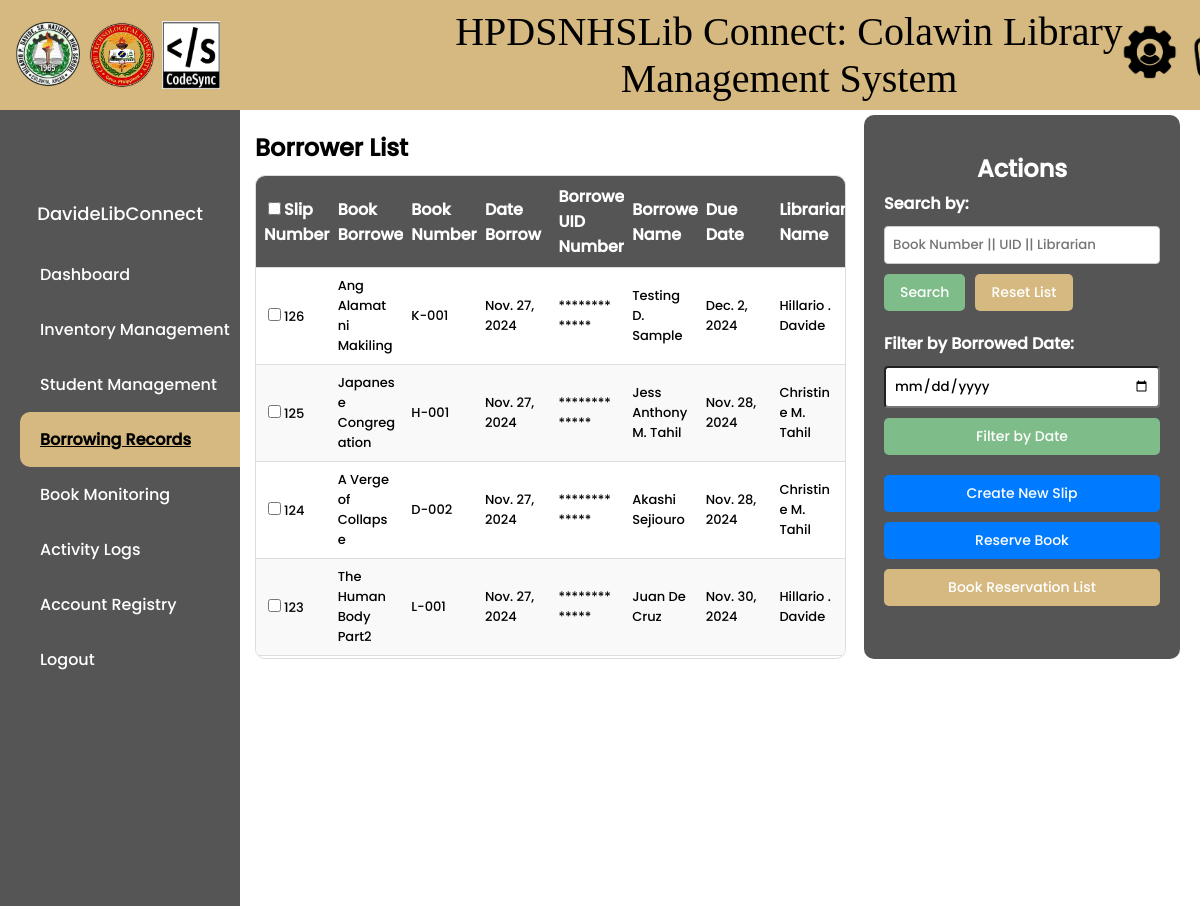
The app's page /borrow-slips/ (signed in, upper part), older data.
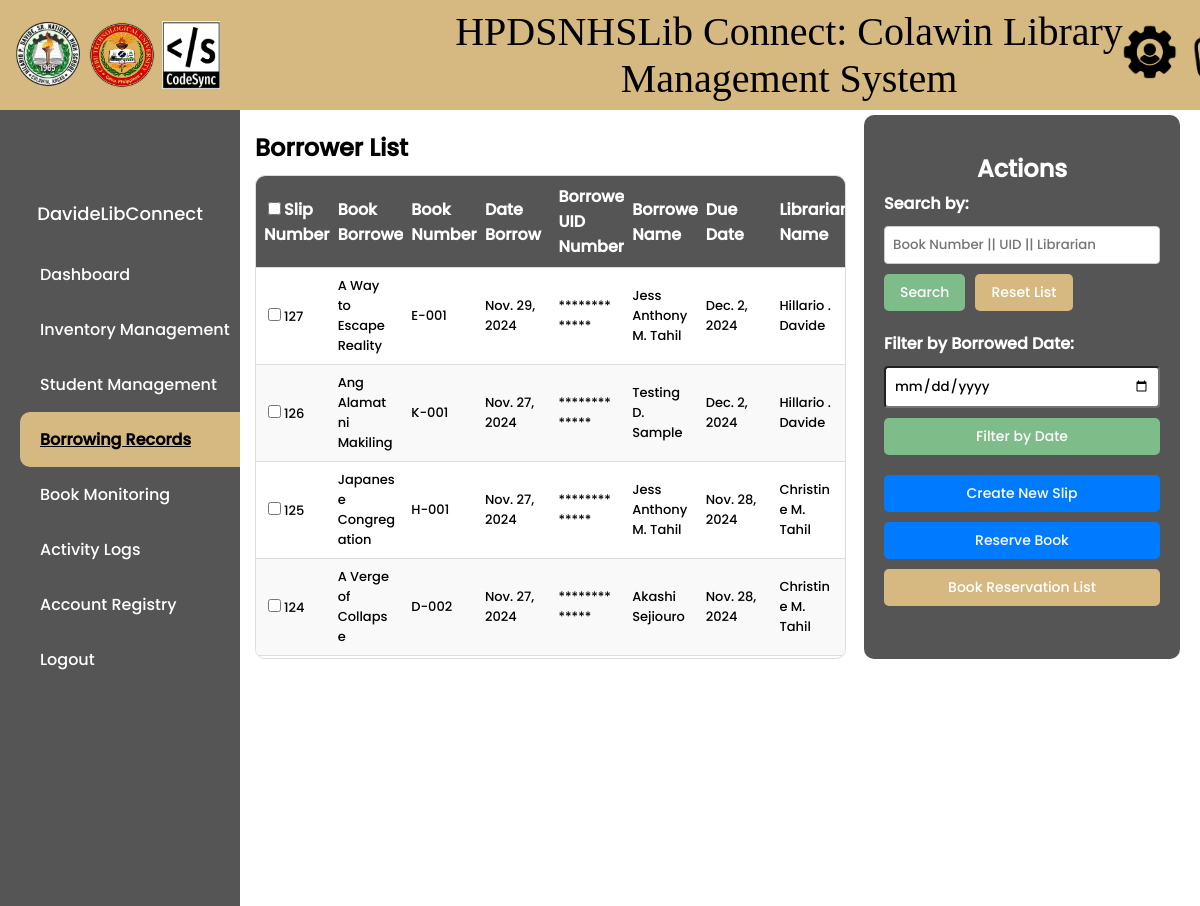
The same page, newer data.
### library/models.py (models this page shows, shortened)
class CustomUser(AbstractBaseUser, PermissionsMixin):
    HEAD_LIBRARIAN = 'Head Librarian'
    ASSISTANT_LIBRARIAN = 'Assistant Librarian'
    ROLE_CHOICES = (
        ('Head Librarian', 'Head Librarian'),
        ('Assistant Librarian', 'Assistant Librarian'),
    )
    username = models.CharField(max_length=150, unique=True)
    first_name = models.CharField(max_length=30)
    middle_name = models.CharField(max_length=30, blank=True)
    last_name = models.CharField(max_length=30)
    admin_id = models.CharField(max_length=255, unique=True)
    is_staff = models.BooleanField(default=False)
    is_active = models.BooleanField(default=True)
    is_superuser = models.BooleanField(default=False)
    role = models.CharField(max_length=20, choices=ROLE_CHOICES, default='Assistant Librarian')
    qr_code = models.ImageField(upload_to='qr_codes', blank=True, null=True)
    temporary_password = models.CharField(max_length=128, blank=True, null=True)  # New temporary password field
    objects = CustomUserManager()
    USERNAME_FIELD = 'username'
    REQUIRED_FIELDS = ['first_name', 'last_name', 'admin_id']

class BorrowSlip(models.Model):
    slip_number = models.AutoField(primary_key=True)
    book_number = models.CharField(max_length=20, blank=True)
    book_title = models.CharField(max_length=200, blank=True)
    author = models.CharField(max_length=200, blank=True)
    category_number = models.IntegerField(blank=True, null=True)
    date_borrow = models.DateTimeField()
    borrower_uid_number = models.CharField(max_length=20)
    borrower_name = models.CharField(max_length=100, blank=True)
    due_date = models.DateTimeField()
    librarian_name = models.CharField(max_length=100)
    status = models.CharField(max_length=50, default='Borrowed')
    returned = models.BooleanField(default=False)
    penalty = models.CharField(max_length=255, blank=True, null=True)

### library/views.py (the view, shortened to what this page needs)
# urls.py: path('borrow-slips/', views.borrow_slip_list, name='borrow-slip-list'),
@login_required
def borrow_slip_list(request):
    query = request.GET.get('search', '')
    sort_order = request.GET.get('sort', '-slip_number')  # Sort by slip_number by default (highest first)
    form = BorrowSlipForm()
    date_filter = request.GET.get('date_filter', '')
    if date_filter:
        try:
            date_filter = datetime.strptime(date_filter, '%Y-%m-%d').date()
            borrow_slips = BorrowSlip.objects.filter(date_borrow=date_filter).order_by(sort_order)
        except ValueError:
            borrow_slips = BorrowSlip.objects.none()
    else:
        borrow_slips = BorrowSlip.objects.all().order_by(sort_order)
    if query:
        borrow_slips = borrow_slips.filter(
            Q(book_number__icontains=query) |
            Q(borrower_uid_number__icontains=query) |
            Q(librarian_name__icontains=query)
        )
    context = {
        'borrow_slips': borrow_slips,
        'query': query,
        'form': form,
        'sort_order': sort_order,
        'date_filter': date_filter,
    }
    return render(request, 'library/borrow_slip_list.html', context)

### library/forms.py (shortened to what this page needs)
class BorrowSlipForm(forms.ModelForm):
    class Meta:
        model = BorrowSlip
        fields = ['book_number', 'date_borrow', 'borrower_uid_number', 'due_date', 'librarian_name']
        widgets = {
            'book_number': forms.TextInput(attrs={'autofocus': True}),
            'date_borrow': forms.TextInput(attrs={'readonly': 'readonly'}),
            'due_date': forms.TextInput(attrs={'readonly': 'readonly'}),
            'librarian_name': forms.TextInput(attrs={'readonly': 'readonly'}),
        }
    book_number = forms.CharField(max_length=20)
    borrower_uid_number = forms.CharField(max_length=20)
    def __init__(self, *args, **kwargs):
        user = kwargs.pop('user', None)
        super(BorrowSlipForm, self).__init__(*args, **kwargs)
        if user:
            full_name = f"{user.first_name} {user.middle_name[0] if user.middle_name else ''}. {user.last_name}"
            self.fields['librarian_name'].initial = full_name
        if not self.instance.pk:
            self.fields['date_borrow'].initial = timezone.now()  # Using timezone-aware now()

### library/context_processors.py (called while the page is built)
def navbar_context(request):
    username = None
    if request.user.is_authenticated:
        username = request.user.username
    return {'username': username}

### library/templatetags/custom_filters.py (called while the page is built)
@register.filter(name='obfuscate')
def obfuscate(value):
    return '*' * len(value)

### library/templates/library/borrow_slip_list.html (shortened to what this page needs)
{% extends 'main.html' %}
{% load static %}
{% load custom_filters %}
{% block content %}
<!DOCTYPE html>
<html>
<head>
    {% block css %}
    <link rel="stylesheet" type="text/css" href="{% static 'styles/borrow_slip_list.css' %}">
    {% endblock %}
</head>
<body>
    <div class="main-content">
        <div class="data">
            <div class="borrower-label">Borrower List</div>
            <div class="table-container">
                <form id="slip-form" method="POST" action="{% url 'download-selected-pdf' %}">
                    <div class="table">
                        <table>
                            <thead>
                                <tr>
                                    <th><input type="checkbox" id="select-all" />Slip Number</th>
                                    <th>Book Borrowed</th>
                                    <th>Book Number</th>
                                    <th>Date Borrow</th>
                                    <th>Borrower UID Number</th>
                                    <th>Borrower Name</th>
                                    <th>Due Date</th>
                                    <th>Librarian Name</th>
                                </tr>
                            </thead>
                            <tbody>
                                {% for slip in borrow_slips %}
                                    <tr>
                                        <td><input type="checkbox" name="selected_slips" value="{{ slip.slip_number }}" />{{ slip.slip_number }}</td>
                                        <td>{{ slip.book_title }}</td>
                                        <td>{{ slip.book_number }}</td>
                                        <td>{{ slip.date_borrow|date}}</td>
                                        <td>{{ slip.borrower_uid_number|obfuscate }}</td>
                                        <td>{{ slip.borrower_name }}</td>
                                        <td>{{ slip.due_date|date}}</td>
                                        <td>{{ slip.librarian_name }}</td>
                                    </tr>
                                {% endfor %}
                            </tbody>
                        </table>
                    </div>
                </form>
            </div>
        </div>
        <div class="sidebar-actions background">
            <h1>Actions</h1>
            <div class="search-container">
                <form method="GET" action="{% url 'borrow-slip-list' %}">
                    <label for="search">Search by:</label>
                    <input type="text" name="search" autofocus placeholder="Book Number || UID || Librarian" value="{{ query }}">
                    <div style="display: flex; gap: 10px;">
                        <button type="submit" class="btn btn-search">Search</button>
                        <a href="{% url 'borrow-slip-list' %}" class="btn btn-reset">Reset List</a>
                    </div>
                </form>
            </div>
            <div class="filter-container">
                <form method="GET" action="{% url 'borrow-slip-list' %}">
                    <label for="date_filter">Filter by Borrowed Date:</label>
                    <input type="date" id="date_filter" name="date_filter" value="{{ date_filter }}" style="padding: 8px; font-family: 'Poppins', sans-serif; border-radius: 4px;">
                    <button type="submit" class="btn btn-search">Filter by Date</button>
                </form>
            </div>
            <div style="display: flex; flex-direction: column; gap: 10px;">
                <a href="{% url 'borrow-slip-create' %}" class="btn add-book-button">Create New Slip</a>
                <a href="{% url 'reserve-book' %}" class="btn add-book-button">Reserve Book</a>
                <a href="{% url 'reservation-list' %}" class="btn add-book-button" id="list">Book Reservation List</a>
            </div>
        </div>
    </div>
</body>
</html>
{% endblock %}

### templates/main.html (shortened to what this page needs)
{% load static %}
<!DOCTYPE html>
<html lang="en">
<head>
    <link rel="stylesheet" href="{% static 'styles/main.css' %}">
</head>
<body>
    {% include 'navbar.html' %}
    {% block content %}
    {% endblock %}
</body>
</html>

### templates/navbar.html (shortened to what this page needs)
{% load static %}
{% block content %}
<!DOCTYPE html>
<html lang="en">
<head>
</head>
<body>
    <div class="header">
        <img src="{% static 'images/hpdslogo.png' %}" alt="logo" style="width: 68px; height: 68px; border-radius: 50%; padding-left: 6px; ">
        <img src="{% static 'images/ctu.png' %}" alt="logo" style="width: 68px; height: 68px; border-radius: 50%; padding-left: 6px;">
        <img src="{% static 'images/Codesynlogo.png' %}" alt="logo" style="width: 58px; height: 68px; padding-left: 6px;">
        <p class="title">HPDSNHSLib Connect: Colawin Library Management System</p>
        <a href="{% url 'tutorials' %}" class="hover-label-containers">
        </a>
        {% if user.role == 'Head Librarian' %}
            <a href="{% url 'redirect_to_admin' %}" class="hover-label-containers">
                <img src="{% static 'images/SA1.png' %}" style="width: 55px; height: 55px; padding-left: 140px;" alt="">
            </a>
        {% endif %}
    </div>
    <div class="sidebar" >
        <div class="profile" {% if user.role == 'Head Librarian' or user.role == 'Assistant Librarian' %} style="display: contents;" {% else %} style="display: none;" {% endif %}>
            <div class="profile-pic"></div>
            <div class="username">{{ username }}</div>
        </div>
        <ul class="menu" {% if user.role != 'Head Librarian' and user.role != 'Assistant Librarian' %} style="display: none;" {% endif %}>
            <li><a href="{% url 'home' %}" class="{% if request.resolver_match.url_name == 'home' %}active{% endif %}">Dashboard</a></li>
            {% if user.role == 'Head Librarian' %}
                <li><a href="{% url 'book-list' %}" class="{% if request.resolver_match.url_name == 'book-list' %}active{% endif %}">Inventory Management</a></li>
            {% endif %}
            <li><a href="{% url 'borrower-list' %}" class="{% if request.resolver_match.url_name == 'borrower-list' %}active{% endif %}">Student Management</a></li>
            <li><a href="{% url 'borrow-slip-list' %}" class="{% if request.resolver_match.url_name == 'borrow-slip-list' %}active{% endif %}">Borrowing Records</a></li>
            <li><a href="{% url 'monitor-borrowed-books' %}" class="{% if request.resolver_match.url_name == 'monitor-borrowed-books' %}active{% endif %}">Book Monitoring</a></li>
            <li><a href="{% url 'attendance-list' %}" class="{% if request.resolver_match.url_name == 'attendance-list' %}active{% endif %}">Activity Logs</a></li>
            {% if user.role == 'Head Librarian' %}
                <li><a href="{% url 'register' %}" class="{% if request.resolver_match.url_name == 'register' %}active{% endif %}">Account Registry</a></li>
            {% endif %}
            <li><a href="#" onclick="confirmLogout()">Logout</a></li>
        </ul>
    </div>
</body>
</html>
{% endblock %}

### static/styles/main.css (style rules this page uses)
body, html { margin: 0; padding: 0; font-family: 'Poppins', sans-serif; }
.header { background-color: #77A681; height: 70px; color: white; text-align: center; padding: 20px; width: 100%; position: fixed; top: 0; left: 0; }
.sidebar { background-color: #555; width: 200px; position: fixed; top: 70px; height: calc(100% - 70px); overflow: auto; padding: 20px; color: white; }

### static/styles/borrow_slip_list.css (style rules this page uses)
html, body { height: 80%; margin: 0; }
.main-content { margin-left: 240px; padding: 20px; margin-top: 90px; display: flex; }
.data { width: 100%; max-height: 549px; display: flex; flex-direction: column; margin-left: -5px; }
.borrower-label { font-size: 24px; margin-bottom: 10px; margin-top: 20px; font-weight: bold; }
.table-container { width: 100%; max-height: 549px; overflow: auto; border: 1px solid #ddd; border-radius: 10px; }
table { width: 100%; border-collapse: collapse; }
th, td { padding: 8px; text-align: left; border-bottom: 1px solid #ddd; }
th { background-color: #555555; color: white; position: sticky; top: 0; z-index: 1; }
tbody { display: block; overflow-y: auto; max-height: 415px; font-size: 13px; }
tr { display: table; width: 100%; table-layout: fixed; }
td { word-wrap: break-word; }
tbody tr:nth-child(even) { background-color: #f9f9f9; }
.sidebar-actions { width: 30%; display: flex; flex-direction: column; gap: 20px; }
.sidebar-actions h1 { font-size: 24px; margin-bottom: -15px; text-align: center; }
.background { background-color: #555555; border-radius: 10px; padding: 20px; color: white; height: auto; margin-left: 20px; margin-top: 5px; }
.search-container, .filter-container { display: flex; flex-direction: column; gap: 15px; }
.search-container form, .filter-container form { display: flex; flex-direction: column; gap: 10px; }
.search-container label, .filter-container label { font-weight: bold; }
.search-container input[type="text"], .filter-container select, #location { padding: 8px; border: 1px solid #ccc; border-radius: 4px; font-family: 'Poppins', sans-serif; }
.btn { padding: 8px 16px; border: none; border-radius: 5px; cursor: pointer; font-family: 'Poppins', sans-serif; font-size: 14px; text-decoration: none; text-align: center; }
.btn-search { background-color: #7EBC89; color: white; }
.btn-reset { background-color: #D6B980; color: white; }
.add-book-button { background-color: #007bff; color: white; text-decoration: none; text-align: center; }
#list { background-color: #D6B980; color: white; text-decoration: none; text-align: center; }

### templates/navbar.html (style rules this page uses)
body, html { margin: 0; padding: 0; font-family: 'Poppins', sans-serif; }
.header { background-color: #D6B980; height: 70px; color: white; text-align: center; padding: 20px; width: 100%; position: fixed; top: 0; left: 0; z-index: 1000; display: flex; padding-left: 8px; align-items: center; }
.title { font-family: 'Blue'; padding-left: 150px; font-size: 40px; color: black; }
.sidebar { background-color: #555; width: 200px; position: fixed; top: 110px; height: calc(100% - 110px); overflow: auto; padding: 20px; color: white; display: flex; flex-direction: column; align-items: center; overflow-y: auto; overflow-x: hidden; z-index: 100; }
.profile { margin-top: 10px; display: contents; }
.profile-pic { margin-left: 12px; width: 65px; height: 65px; background-image: url('/static/images/user.png'); background-size: cover; background-position: center; border-radius: 50%; margin-bottom: 5px; }
.username { font-size: 18px; }
.menu { list-style: none; padding: 0; width: 100%; margin-top: 20px; }
.menu li { width: 100%; }
.menu li a { display: block; width: 100%; padding: 15px 20px; text-decoration: none; color: #fff; text-align: left; }
.menu li a.active { background-color: #D6B980; color: black; border-radius: 10px; text-decoration: underline; font-weight: bold; }
.hover-label-containers { position: absolute; cursor: pointer; left: 80%; }

Row changes from the older to the newer data that the page shows:
no longer on this page (row unchanged): BorrowSlip: slip_number "123", book_title "The Human Body Part2", book_number "L-001", date_borrow "Nov. 27, 2024", borrower_uid_number|obfuscate "*************", borrower_name "Juan De Cruz", due_date "Nov. 30, 2024", librarian_name "Hillario . Davide"
added BorrowSlip: slip_number "127", book_title "A Way to Escape Reality", book_number "E-001", date_borrow "Nov. 29, 2024", borrower_uid_number|obfuscate "*************", borrower_name "Jess Anthony M. Tahil", due_date "Dec. 2, 2024", librarian_name "Hillario . Davide"
